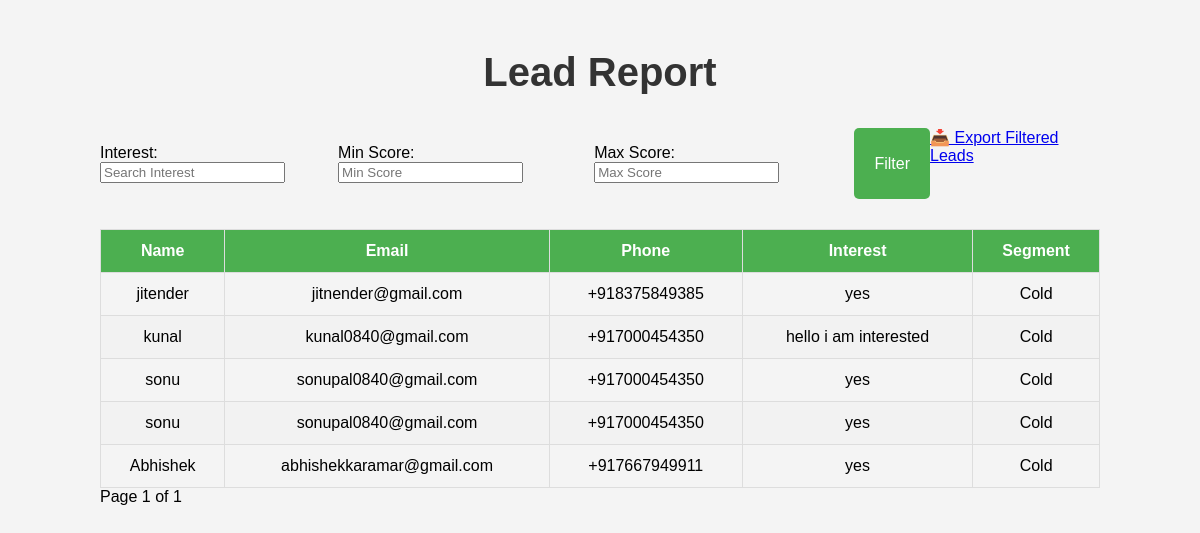
The page /report/?page=8 on the database as committed earlier.
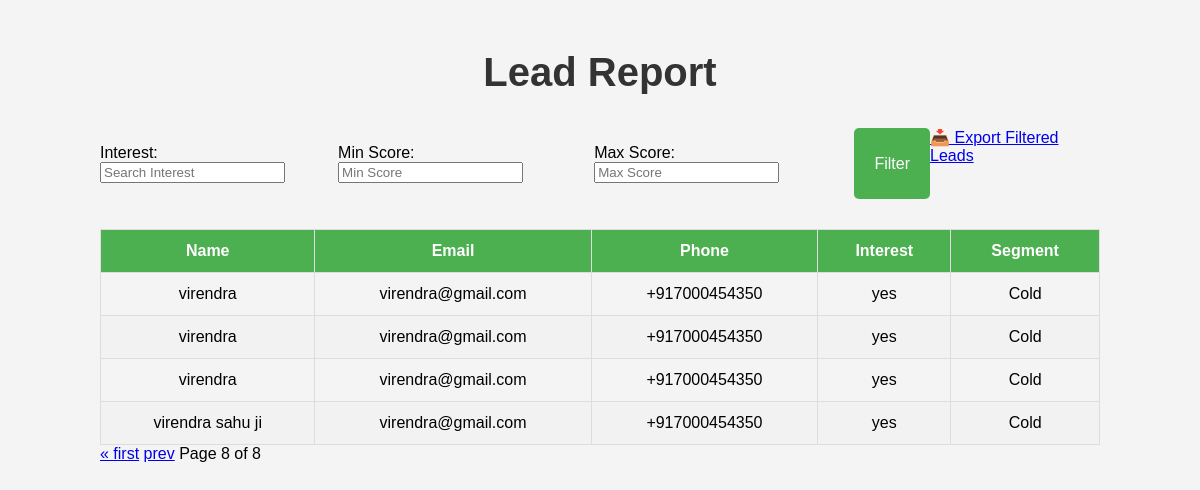
The same page on the database as committed later.
### leads/models.py (models this page shows, shortened)
class Lead(models.Model):
    name = models.CharField(max_length=100)
    email = models.EmailField()
    phone = models.CharField(max_length=15)
    interest = models.CharField(max_length=100)
    score = models.IntegerField(default=0)
    segment = models.CharField(max_length=50, blank=True, null=True)
    timestamp = models.DateTimeField(default=timezone.now)  # Timestamp field for when the lead is created

### leads/views.py (the view)
# urls.py: path('report/', views.report_view, name='report'),
def report_view(request):
    leads = Lead.objects.all()
    form = LeadFilterForm(request.GET or None)
    if form.is_valid():
        interest = form.cleaned_data.get('interest')
        min_score = form.cleaned_data.get('min_score')
        max_score = form.cleaned_data.get('max_score')
        if interest:
            leads = leads.filter(interest__icontains=interest)
        if min_score is not None:
            leads = leads.filter(score__gte=min_score)
        if max_score is not None:
            leads = leads.filter(score__lte=max_score)
    paginator = Paginator(leads, 10)
    page_number = request.GET.get('page')
    page_obj = paginator.get_page(page_number)
    return render(request, 'report.html', {'page_obj': page_obj, 'form': form})

### leads/forms.py
class LeadFilterForm(forms.Form):
    interest = forms.CharField(
        required=False,
        label='Interest',
        widget=forms.TextInput(attrs={'class': 'form-control', 'placeholder': 'Search Interest'})
    )
    min_score = forms.IntegerField(
        required=False,
        label='Min Score',
        widget=forms.NumberInput(attrs={'class': 'form-control', 'placeholder': 'Min Score'})
    )
    max_score = forms.IntegerField(
        required=False,
        label='Max Score',
        widget=forms.NumberInput(attrs={'class': 'form-control', 'placeholder': 'Max Score'})
    )

### templates/report.html (shortened to what this page needs)
{% load static %}
<!DOCTYPE html>
<html lang="en">
<head>
    <link rel="stylesheet" href="{% static 'css/report.css' %}">
</head>
<body>
    <div class="container">
        <h2>Lead Report</h2>
        <form method="get" class="filter-form">
            {{ form.as_p }}
            <button type="submit" class="btn">Filter</button>
            <a href="{% url 'export_leads_csv' %}?interest={{ request.GET.interest }}&min_score={{ request.GET.min_score }}&max_score={{ request.GET.max_score }}" class="btn">📥 Export Filtered Leads</a>
        </form>
        <table class="lead-table">
            <thead>
                <tr>
                    <th>Name</th>
                    <th>Email</th>
                    <th>Phone</th>
                    <th>Interest</th>
                    <th>Segment</th>
                </tr>
            </thead>
            <tbody>
                {% for lead in page_obj %}
                <tr>
                    <td>{{ lead.name }}</td>
                    <td>{{ lead.email }}</td>
                    <td>{{ lead.phone }}</td>
                    <td>{{ lead.interest }}</td>
                    <td>{{ lead.segment }}</td>
                </tr>
                {% empty %}
                <tr><td colspan="5">No leads match the filters.</td></tr>
                {% endfor %}
            </tbody>
        </table>
        <div class="pagination">
            {% if page_obj.has_previous %}
                <a href="?page=1">&laquo; first</a>
                <a href="?page={{ page_obj.previous_page_number }}">prev</a>
            {% endif %}
            <span>Page {{ page_obj.number }} of {{ page_obj.paginator.num_pages }}</span>
        </div>
    </div>
</body>
</html>

Rows that differ between the two databases and show on the page:
no longer on this page (row unchanged): Lead: name "jitender", email "jitnender@gmail.com", phone "+918375849385", interest "yes", segment "Cold"
no longer on this page (row unchanged): Lead: name "kunal", email "kunal0840@gmail.com", phone "+917000454350", interest "hello i am interested", segment "Cold"
no longer on this page (row unchanged): Lead: name "sonu", email "sonupal0840@gmail.com", phone "+917000454350", interest "yes", segment "Cold"
no longer on this page (row unchanged): Lead: name "sonu", email "sonupal0840@gmail.com", phone "+917000454350", interest "yes", segment "Cold"
no longer on this page (row unchanged): Lead: name "Abhishek", email "abhishekkaramar@gmail.com", phone "+917667949911", interest "yes", segment "Cold"
added Lead: name "virendra", email "virendra@gmail.com", phone "+917000454350", interest "yes", segment "Cold"
added Lead: name "virendra", email "virendra@gmail.com", phone "+917000454350", interest "yes", segment "Cold"
added Lead: name "virendra", email "virendra@gmail.com", phone "+917000454350", interest "yes", segment "Cold"
added Lead: name "virendra sahu ji", email "virendra@gmail.com", phone "+917000454350", interest "yes", segment "Cold"
Other text that changed with them:
{{ page_obj.number }}: "1" → "8"
{{ page_obj.paginator.num_pages }}: "1" → "8"
text now shown: "« first prev"
